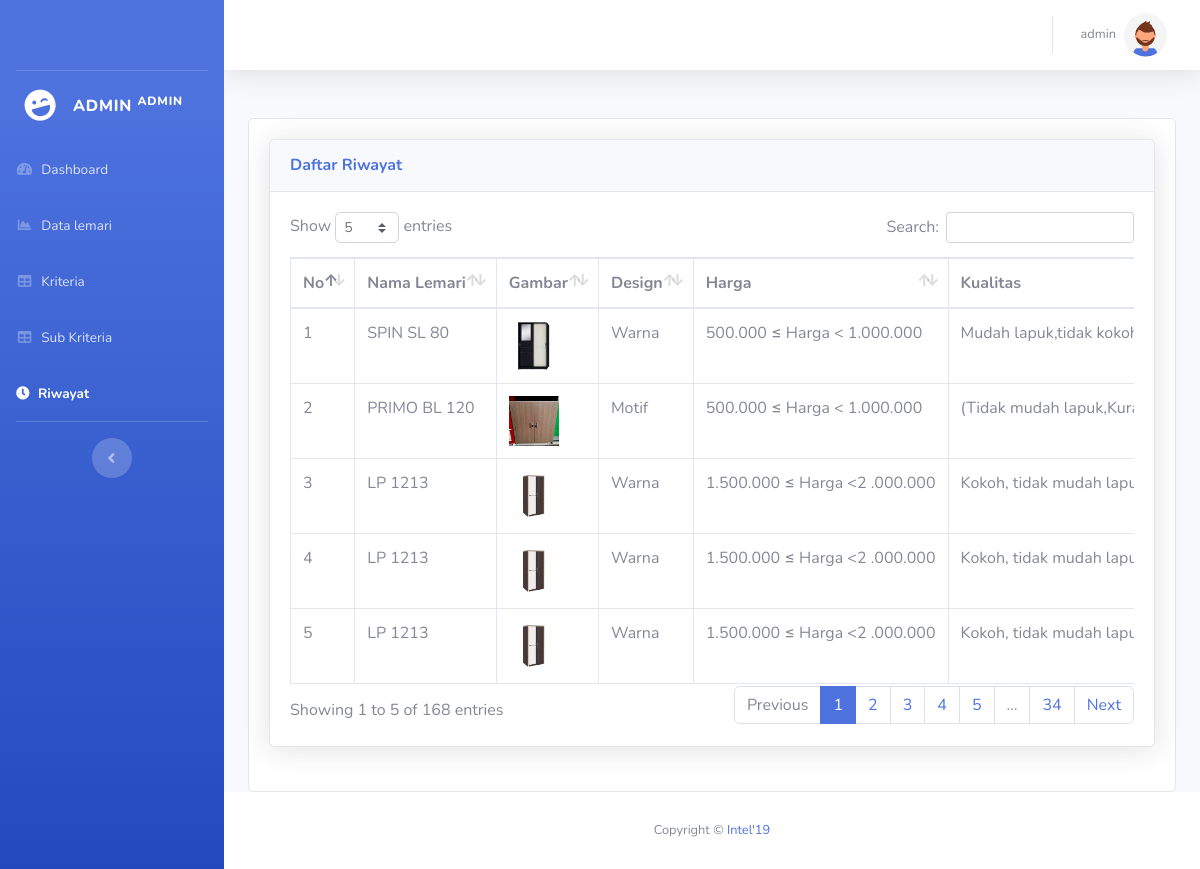
The app's page /admin/riwayat.php (signed in) with its own data.
### tables this page shows
CREATE TABLE `alternatif` (
  `id_alternatif` int(11) NOT NULL,
  `nama_alternatif` varchar(50) NOT NULL,
  `gambar` varchar(100) NOT NULL,
  `design` varchar(10) NOT NULL,
  `merek` varchar(255) DEFAULT NULL
);

### config.php (called while the page is built, shortened)
<?php
function connectDatabase()
{
    $conn = new mysqli(DB_HOST, DB_USERNAME, DB_PASSWORD, DB_NAME);
    return $conn;
}
?>

### admin/functions/data_lemari.php (called while the page is built, shortened)
<?php
    require_once '../config.php';
    class Lemari{
        private $db;
        public function __construct()
        {
            $this->db = connectDatabase();
        }
        public function getRiwayat()
        {
            return $this->db->query("SELECT * FROM riwayat ORDER BY id_riwayat DESC");
        }
    }
    $Lemari = new Lemari();
?>

### admin/riwayat.php (the view, shortened to what this page needs)
<?php
require_once './header.php';
require_once './functions/data_lemari.php';
$getRiwayat = $Lemari->getRiwayat();
?>
<div class="row">
    <div class="col-lg-12">
        <div class="card">
            <div class="card-body">
                <div class="card shadow mb-4">
                    <div class="card-header py-3">
                        <h6 class="m-0 font-weight-bold text-primary">Daftar Riwayat</h6>
                    </div>
                    <div class="card-body">
                        <div class="table-responsive">
                            <table class="table table-bordered nowrap" id="dataLemari" style="width:100%"
                                cellspacing="0">
                                <thead>
                                    <tr>
                                        <th>No</th>
                                        <th>Nama Lemari</th>
                                        <th>Gambar</th>
                                        <th>Design</th>
                                        <th>Harga</th>
                                        <th>Kualitas</th>
                                    </tr>
                                </thead>
                                <tbody>
                                    <?php foreach ($getRiwayat as $keys => $Riw){?>
                                    <?php
                                    $id = $Riw['id_alternatif_terting'];
                                    $c1 = $Riw['c1'];
                                    $c2 = $Riw['c2'];
                                    $c3 = $Riw['c3'];
                                    $c4 = $Riw['c4'];
                                    $dataRiwayat = $Lemari->getDataRiwayat($id,$c1,$c2,$c3,$c4);
                                    ?>
                                    <?php foreach ($dataRiwayat as $key => $riwayat):?>
                                    <tr>
                                        <td><?=$keys+1?></td>
                                        <td><?=$riwayat['nama_alternatif'];?></td>
                                        <td><a href="../images/<?=$riwayat['gambar'];?>" data-lightbox="image-1"
                                                data-title="<?=$riwayat['nama_alternatif'];?>">
                                                <img style="width: 50px; height: 50px;"
                                                    src="../images/<?=$riwayat['gambar'];?>"
                                                    alt="Gambar <?=$riwayat['nama_alternatif'];?>">
                                            </a></td>
                                        <td><?=$riwayat['design'];?></td>
                                        <td><?=$riwayat['nama_C1'];?></td>
                                        <td><?=$riwayat['nama_C2'];?></td>
                                    </tr>
                                    <?php endforeach;?>
                                    <?php };?>
                                </tbody>
                            </table>
                        </div>
                    </div>
                </div>
            </div>
        </div>
    </div>
</div>
<?php require_once './footer.php';?>

### records on screen
alternatif: nama_alternatif "SPIN SL 80", gambar (picture), design "Warna", nama_C1 "500.000 ≤ Harga < 1.000.000", nama_C2 "Mudah lapuk,tidak…"
alternatif: nama_alternatif "PRIMO BL 120", gambar (picture), design "Motif", nama_C1 "500.000 ≤ Harga < 1.000.000", nama_C2 "(Tidak mudah…"
alternatif: nama_alternatif "LP 1213", gambar (picture), design "Warna", nama_C1 "1.500.000 ≤ Harga <2 .000.000", nama_C2 "Kokoh, tidak mudah…"

### other values on screen
$_SESSION['username'] "ADMIN"
$_SESSION['username'] "admin"
